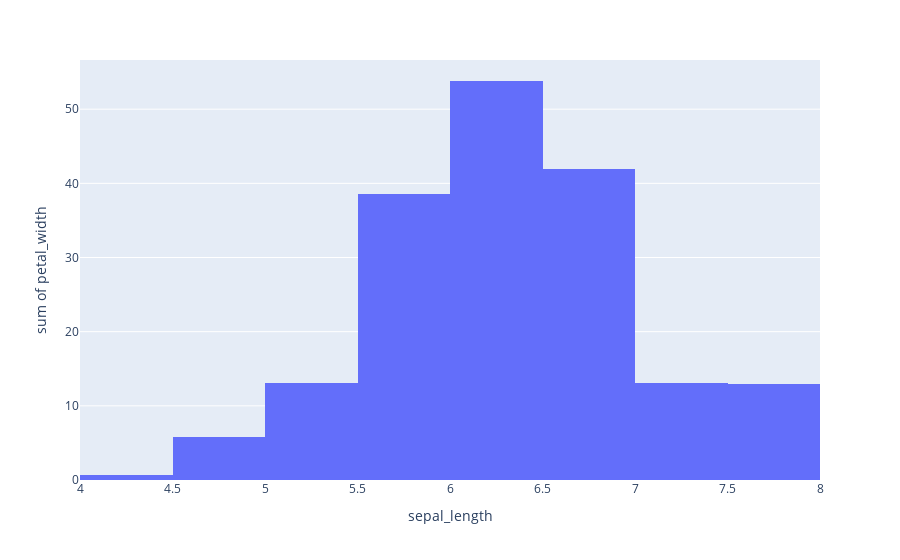

Notebook source saved alongside this figure:
### Code cell
import plotly.express as px

# using the iris dataset
df = px.data.iris()

# plotting the histogram
fig = px.histogram(df, x="sepal_length", y="petal_width")

# showing the plot
fig.show()

### Figure 1 — Plotly figure (JSON) as saved in the notebook; plotly's stock layout.template omitted (floating-point values rounded to 4 significant figures; data arrays with more than 128 entries replaced by an {"elided": "..."} marker saying what was removed)
{"data": [{"alignmentgroup": "True", "bingroup": "x", "histfunc": "sum", "hovertemplate": "sepal_length=%{x}<br>sum of petal_width=%{y}<extra></extra>", "legendgroup": "", "marker": {"color": "#636efa", "pattern": {"shape": ""}}, "name": "", "offsetgroup": "", "orientation": "v", "showlegend": false, "type": "histogram", "x": {"elided": "150 float values"}, "xaxis": "x", "y": {"elided": "150 float values"}, "yaxis": "y"}], "layout": {"barmode": "relative", "legend": {"tracegroupgap": 0}, "margin": {"t": 60}, "xaxis": {"anchor": "y", "domain": [0, 1], "title": {"text": "sepal_length"}}, "yaxis": {"anchor": "x", "domain": [0, 1], "title": {"text": "sum of petal_width"}}}}
